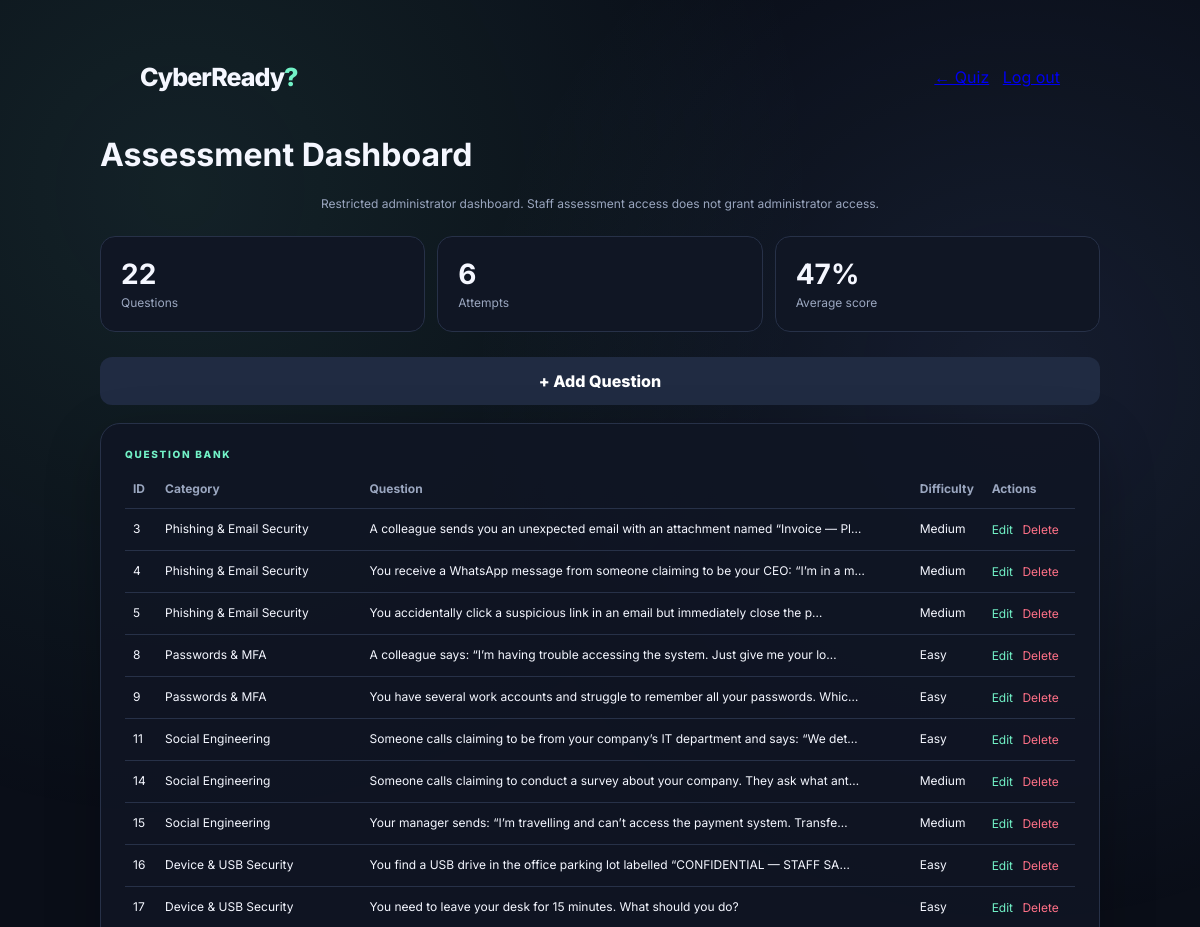
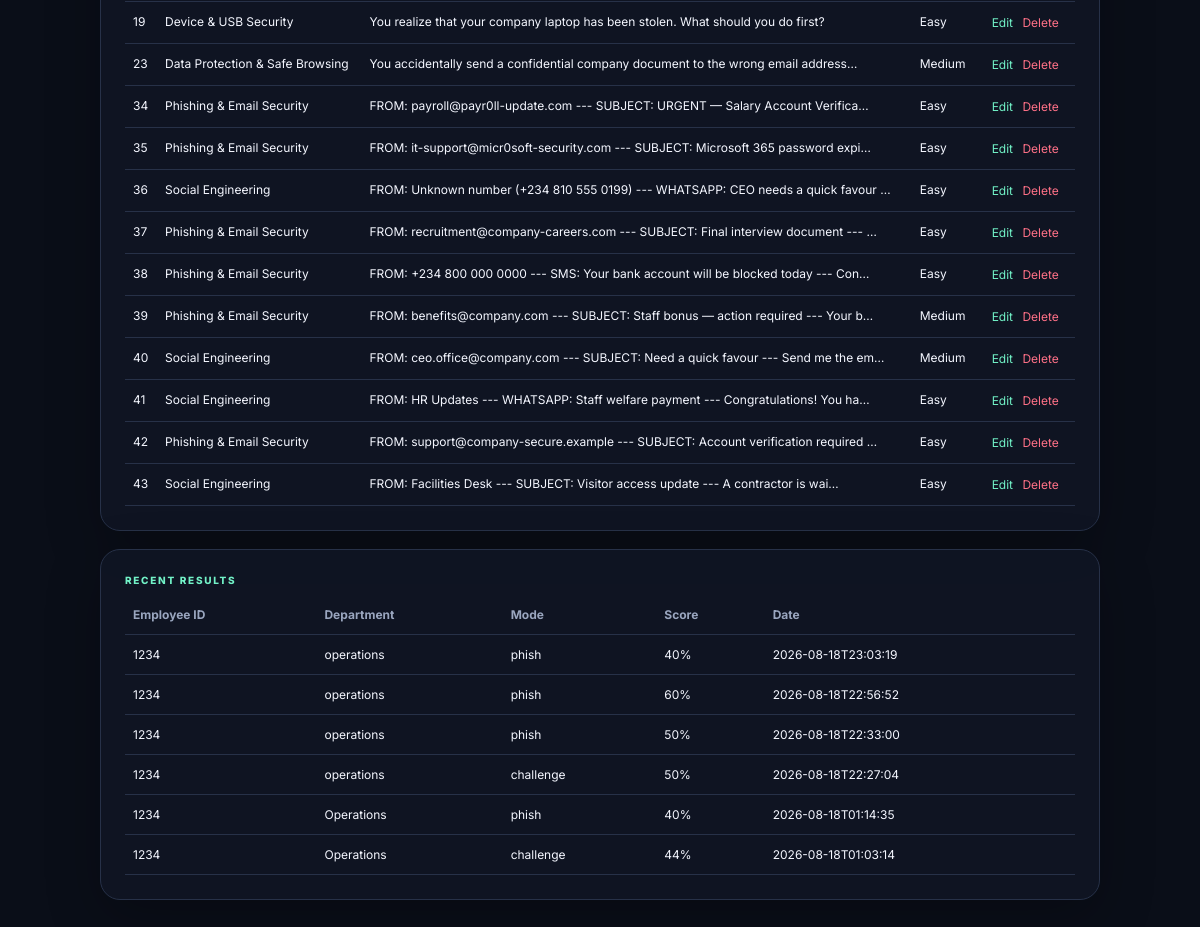
/admin (signed in), run on the app's committed database (2 pictures, top to bottom).
### tables this page shows
CREATE TABLE questions (
    id INTEGER PRIMARY KEY AUTOINCREMENT,
    category TEXT NOT NULL,
    question TEXT NOT NULL,
    option_a TEXT NOT NULL,
    option_b TEXT NOT NULL,
    option_c TEXT NOT NULL,
    option_d TEXT NOT NULL,
    correct_answer TEXT NOT NULL,
    explanation TEXT NOT NULL,
    difficulty TEXT NOT NULL DEFAULT 'Medium',
    mode TEXT NOT NULL DEFAULT 'challenge',
    created_at TEXT NOT NULL
);

CREATE TABLE results (
    id INTEGER PRIMARY KEY AUTOINCREMENT,
    employee_id TEXT NOT NULL,
    department TEXT NOT NULL,
    mode TEXT NOT NULL,
    score INTEGER NOT NULL,
    total INTEGER NOT NULL,
    percentage REAL NOT NULL,
    category_scores TEXT,
    completed_at TEXT NOT NULL
);

### app.py (the view)
@app.route("/admin")
@admin_required
def admin():
    conn = get_db()
    questions = conn.execute("SELECT * FROM questions ORDER BY id").fetchall()
    results = conn.execute("SELECT * FROM results ORDER BY id DESC").fetchall()
    conn.close()
    return render_template("admin.html", questions=questions, results=results)

### app.py (called while the page is built)
def get_db():
    conn = sqlite3.connect(DB_PATH)
    conn.row_factory = sqlite3.Row
    return conn

def admin_required(view):
    @wraps(view)
    def wrapped(*args, **kwargs):
        if not session.get("is_admin"):
            return redirect(url_for("admin_login"))
        return view(*args, **kwargs)
    return wrapped

### templates/admin.html (shortened to what this page needs)
<!doctype html>
<html lang="en">
<head>
<title>CyberReady? — Admin</title><link rel="stylesheet" href="{{ url_for('static', filename='css/style.css') }}">
</head>
<body>
<div class="shell admin-shell">
  <div class="topline"><div class="brand mini">CyberReady<span class="q">?</span></div><div><a href="{{ url_for('index') }}">← Quiz</a> &nbsp; <a href="{{ url_for('admin_logout') }}">Log out</a></div></div>
  <h1>Assessment Dashboard</h1>
  <p class="muted">Restricted administrator dashboard. Staff assessment access does not grant administrator access.</p>
  <div class="stats">
    <div class="stat"><b>{{ questions|length }}</b><span>Questions</span></div>
    <div class="stat"><b>{{ results|length }}</b><span>Attempts</span></div>
    <div class="stat"><b>{{ (results|map(attribute='percentage')|list|sum / results|length)|round|int if results else 0 }}%</b><span>Average score</span></div>
  </div>
  <div class="admin-actions"><a class="secondary button-link" href="{{ url_for('add_question') }}">+ Add Question</a></div>
  <div class="card table-card">
    <div class="eyebrow">QUESTION BANK</div>
    <table><thead><tr><th>ID</th><th>Category</th><th>Question</th><th>Difficulty</th><th>Actions</th></tr></thead>
    <tbody>
    {% for q in questions %}
      <tr><td>{{ q["id"] }}</td><td>{{ q["category"] }}</td><td>{{ q["question"][:80] }}{% if q["question"]|length > 80 %}…{% endif %}</td><td>{{ q["difficulty"] }}</td>
      <td><a href="{{ url_for('edit_question', qid=q['id']) }}">Edit</a>
      <form method="post" action="{{ url_for('delete_question', qid=q['id']) }}" class="inline" onsubmit="return confirm('Delete this question?')"><button>Delete</button></form></td></tr>
    {% endfor %}
    </tbody></table>
  </div>
  <div class="card table-card">
    <div class="eyebrow">RECENT RESULTS</div>
    <table><thead><tr><th>Employee ID</th><th>Department</th><th>Mode</th><th>Score</th><th>Date</th></tr></thead>
    <tbody>{% for r in results %}<tr><td>{{ r["employee_id"] }}</td><td>{{ r["department"] }}</td><td>{{ r["mode"] }}</td><td>{{ r["percentage"]|round|int }}%</td><td>{{ r["completed_at"] }}</td></tr>{% endfor %}</tbody></table>
  </div>
</div>
</body></html>

### static/css/style.css (style rules this page uses)
:root { --bg:#080b14;--panel:#101624;--panel2:#151c2e;--text:#f5f7ff;--muted:#9aa6bf; --accent:#72f2c7;--accent2:#7aa7ff;--danger:#ff7187;--line:#273148; --shadow:0 18px 55px rgba(0,0,0,.24); }
* { box-sizing:border-box }
html { scroll-behavior:smooth }
body { margin:0;font-family:Inter,system-ui,sans-serif;background:#0a0e18;color:var(--text);min-height:100vh }
body:before { content:"";position:fixed;inset:0;pointer-events:none;background:radial-gradient(circle at 15% 10%,rgba(114,242,199,.09),transparent 32%),radial-gradient(circle at 85% 20%,rgba(122,167,255,.10),transparent 30%);z-index:-1 }
button,input,textarea,select { font:inherit }
.shell { width:min(1000px,92%);margin:0 auto;padding:40px 0 70px }
.brand { font-size:42px;font-weight:800;letter-spacing:-2px }
.brand.mini { font-size:25px;letter-spacing:-1px }
.q { color:var(--accent) }
.card { background:rgba(16,22,36,.9);border:1px solid var(--line);border-radius:20px;padding:24px;box-shadow:var(--shadow) }
.primary,.secondary { border:0;border-radius:12px;padding:14px 18px;font-weight:800;cursor:pointer;text-decoration:none;display:inline-flex;align-items:center;justify-content:center;gap:10px;text-align:center;transition:transform .18s ease,box-shadow .18s ease,filter .18s ease }
.secondary { background:#202b42;color:#fff }
.button-link { display:flex }
.tiny,.muted { color:var(--muted);font-size:12px;text-align:center }
.topbar,.topline { width:min(1000px,92%);margin:0 auto;padding:22px 0;display:flex;justify-content:space-between;align-items:center }
.eyebrow { font-size:10px;letter-spacing:1.7px;color:var(--accent);font-weight:800;margin-bottom:9px }
.stats { display:grid;grid-template-columns:repeat(3,1fr);gap:12px;margin:25px 0 }
.stat { background:#101624;border:1px solid var(--line);padding:20px;border-radius:15px }
.stat b { display:block;font-size:28px }
.stat span { color:var(--muted);font-size:12px }
.admin-actions { margin:15px 0 }
.table-card { overflow:auto;margin-top:18px }
table { width:100%;border-collapse:collapse;font-size:12px }
th,td { text-align:left;border-bottom:1px solid var(--line);padding:12px 8px;vertical-align:top }
th { color:#9aa6bf }
td a { color:var(--accent);text-decoration:none }
.inline { display:inline }
.inline button { background:none;border:0;color:var(--danger);cursor:pointer }

### data on the page
questions: id "3", category "Phishing & Email Security", question "A colleague sends you an unexpected email with an attachment named “Invoice — Pl", difficulty "Medium"
questions: id "4", category "Phishing & Email Security", question "You receive a WhatsApp message from someone claiming to be your CEO: “I’m in a m", difficulty "Medium"
questions: id "5", category "Phishing & Email Security", question "You accidentally click a suspicious link in an email but immediately close the p", difficulty "Medium"
questions: id "8", category "Passwords & MFA", question "A colleague says: “I’m having trouble accessing the system. Just give me your lo", difficulty "Easy"
questions: id "9", category "Passwords & MFA", question "You have several work accounts and struggle to remember all your passwords. Whic", difficulty "Easy"
questions: id "11", category "Social Engineering", question "Someone calls claiming to be from your company’s IT department and says: “We det", difficulty "Easy"
questions: id "14", category "Social Engineering", question "Someone calls claiming to conduct a survey about your company. They ask what ant", difficulty "Medium"
questions: id "15", category "Social Engineering", question "Your manager sends: “I’m travelling and can’t access the payment system. Transfe", difficulty "Medium"
questions: id "16", category "Device & USB Security", question "You find a USB drive in the office parking lot labelled “CONFIDENTIAL — STAFF SA", difficulty "Easy"
questions: id "17", category "Device & USB Security", question "You need to leave your desk for 15 minutes. What should you do?", difficulty "Easy"
questions: id "19", category "Device & USB Security", question "You realize that your company laptop has been stolen. What should you do first?", difficulty "Easy"
questions: id "23", category "Data Protection & Safe Browsing", question "You accidentally send a confidential company document to the wrong email address", difficulty "Medium"
questions: id "34", category "Phishing & Email Security", question "FROM: payroll@payr0ll-update.com --- SUBJECT: URGENT — Salary Account Verifica", difficulty "Easy"
questions: id "35", category "Phishing & Email Security", question "FROM: it-support@micr0soft-security.com --- SUBJECT: Microsoft 365 password expi", difficulty "Easy"
questions: id "36", category "Social Engineering", question "FROM: Unknown number (+234 810 555 0199) --- WHATSAPP: CEO needs a quick favour", difficulty "Easy"
questions: id "37", category "Phishing & Email Security", question "FROM: recruitment@company-careers.com --- SUBJECT: Final interview document ---", difficulty "Easy"
questions: id "38", category "Phishing & Email Security", question "FROM: +234 800 000 0000 --- SMS: Your bank account will be blocked today --- Con", difficulty "Easy"
questions: id "39", category "Phishing & Email Security", question "FROM: benefits@company.com --- SUBJECT: Staff bonus — action required --- Your b", difficulty "Medium"
questions: id "40", category "Social Engineering", question "FROM: ceo.office@company.com --- SUBJECT: Need a quick favour --- Send me the em", difficulty "Medium"
questions: id "41", category "Social Engineering", question "FROM: HR Updates --- WHATSAPP: Staff welfare payment --- Congratulations! You ha", difficulty "Easy"
questions: id "42", category "Phishing & Email Security", question "FROM: support@company-secure.example --- SUBJECT: Account verification required", difficulty "Easy"
questions: id "43", category "Social Engineering", question "FROM: Facilities Desk --- SUBJECT: Visitor access update --- A contractor is wai", difficulty "Easy"
results: employee_id "1234", department "operations", mode "phish", percentage "40", completed_at "2026-08-18T23:03:19"
results: employee_id "1234", department "operations", mode "phish", percentage "60", completed_at "2026-08-18T22:56:52"
results: employee_id "1234", department "operations", mode "phish", percentage "50", completed_at "2026-08-18T22:33:00"
results: employee_id "1234", department "operations", mode "challenge", percentage "50", completed_at "2026-08-18T22:27:04"
results: employee_id "1234", department "Operations", mode "phish", percentage "40", completed_at "2026-08-18T01:14:35"
results: employee_id "1234", department "Operations", mode "challenge", percentage "44", completed_at "2026-08-18T01:03:14"

### other printed values
{{ questions|length }} "22"
{{ results|length }} "6"
